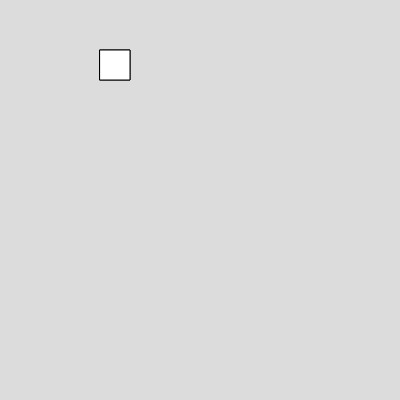
Frame 1 (no input)
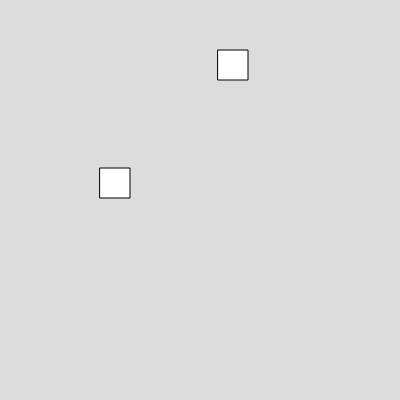
Frame 60 (no input)
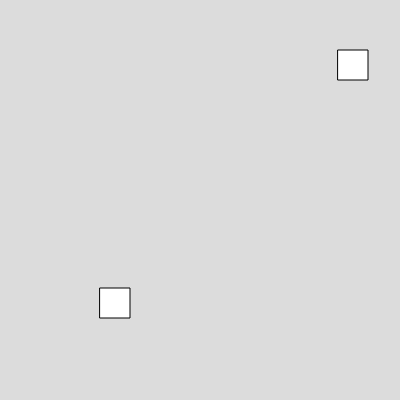
Frame 120 (the mouse pressed at the canvas centre since frame 60)

The p5.js sketch that drew these frames (run headless with seeded random() and noise() and a simulated clock; from frame 60 on, the mouse is pressed at the canvas centre):

// p5.js sketch
// ── sketch.js
var box1 ;
var box2 ;

function setup() 
{
  createCanvas(400, 400);

  box1 = new Box(100,50,30,30,2)
  box2 = new Box(100,50,30,30,2)

}

function draw() 
{
  background(220);

  box1.show();
  box1.move();
  box1.bounce();

  box2.show();
  box2.move2();
}


// ── box.js
class Box
  {
    constructor(x,y,w,h,vx)
    {
      this.x =x;
      this.y =y;
      this.w =w;
      this.h = h;
      this.vx = vx;
    }
    
    show()
    {
      rect(this.x,this.y,this.w,this.h)
    }
    
    move()
    {
      this.y = this.y+this.vx;
    }

    bounce()
    {
      if (this.y >= height || this.y <=0 ){
        this.vx = -this.vx
      }
    }
    
    move2()
    {
      this.x =this.x+this.vx;
    }
  }

  
